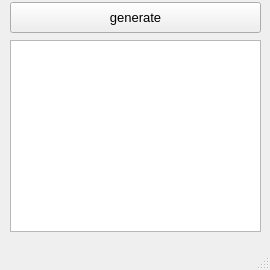
<?xml version="1.0" encoding="UTF-8"?>
<ui version="4.0">
 <class>MainWindow</class>
 <widget class="QMainWindow" name="MainWindow">
  <property name="geometry">
   <rect>
    <x>0</x>
    <y>0</y>
    <width>270</width>
    <height>270</height>
   </rect>
  </property>
  <property name="windowTitle">
   <string>MainWindow</string>
  </property>
  <widget class="QWidget" name="centralwidget">
   <widget class="QPushButton" name="pushButton">
    <property name="geometry">
     <rect>
      <x>10</x>
      <y>2</y>
      <width>251</width>
      <height>31</height>
     </rect>
    </property>
    <property name="font">
     <font>
      <pointsize>10</pointsize>
     </font>
    </property>
    <property name="text">
     <string>generate</string>
    </property>
   </widget>
   <widget class="QGraphicsView" name="graphicsView">
    <property name="geometry">
     <rect>
      <x>10</x>
      <y>40</y>
      <width>251</width>
      <height>192</height>
     </rect>
    </property>
   </widget>
  </widget>
  <widget class="QMenuBar" name="menubar">
   <property name="geometry">
    <rect>
     <x>0</x>
     <y>0</y>
     <width>270</width>
     <height>21</height>
    </rect>
   </property>
  </widget>
  <widget class="QStatusBar" name="statusbar"/>
 </widget>
 <resources/>
 <connections/>
</ui>
